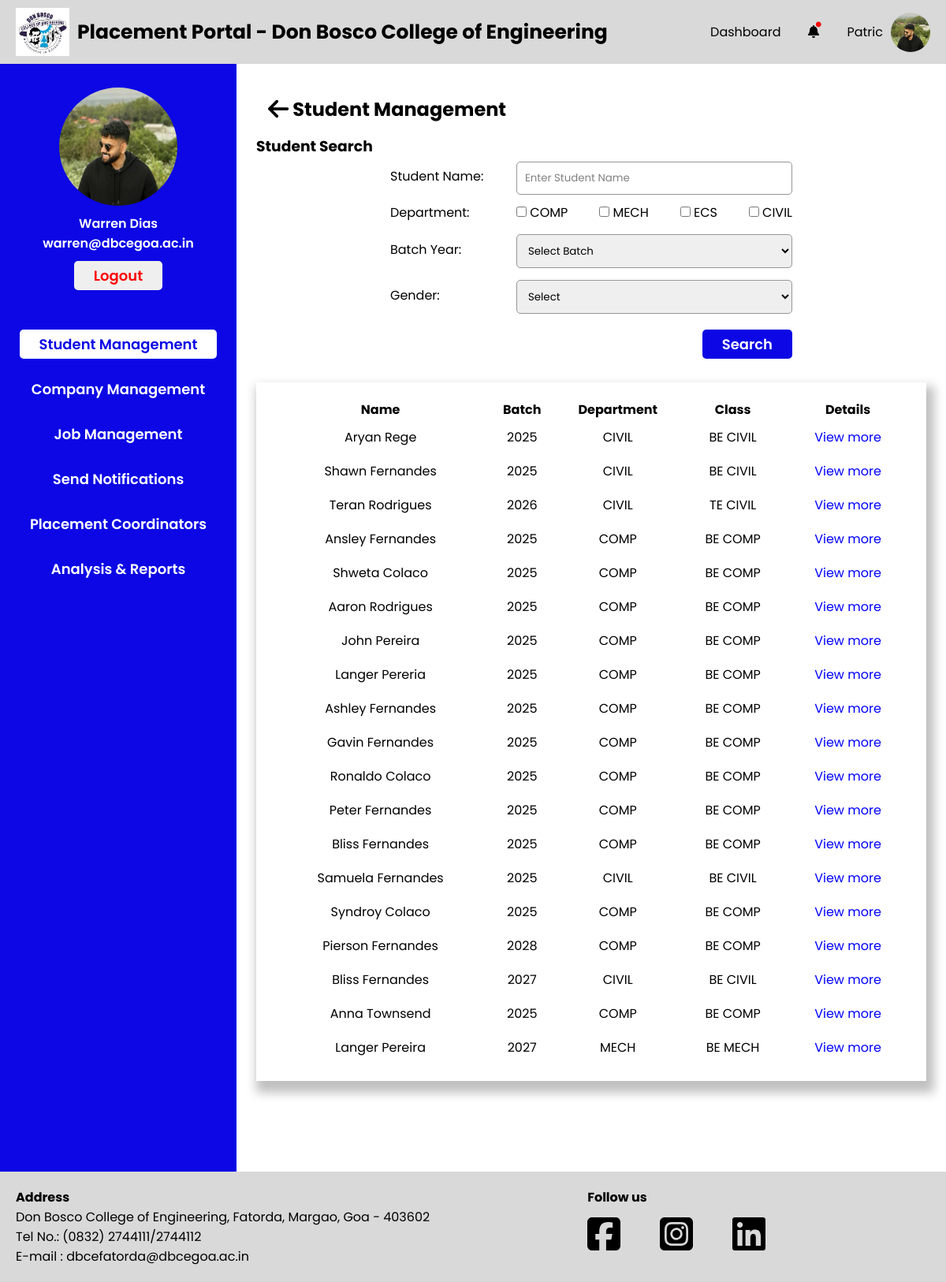
Page /PlacementCoordinator/student-management-search-students.php (signed in) on the committed database.
### tables this page shows
CREATE TABLE `placementcoordinator` (
  `PC_Email` varchar(255) NOT NULL,
  `PC_Fname` varchar(255) NOT NULL,
  `PC_Mname` varchar(255) NOT NULL,
  `PC_Lname` varchar(255) NOT NULL,
  `PC_Password` varchar(255) NOT NULL,
  `PC_Contact_no` varchar(20) NOT NULL,
  `PC_Profile_pic` varchar(255) NOT NULL,
  `PC_Dept_id` int(11) DEFAULT NULL,
  `PC_Status` enum('active','inactive') NOT NULL DEFAULT 'active'
);

CREATE TABLE `department` (
  `Dept_id` int(11) NOT NULL,
  `Dept_name` varchar(255) NOT NULL
);

CREATE TABLE `student` (
  `S_College_Email` varchar(255) NOT NULL,
  `S_Fname` varchar(255) NOT NULL,
  `S_Mname` varchar(255) NOT NULL,
  `S_Lname` varchar(255) NOT NULL,
  `S_Personal_Email` varchar(255) NOT NULL,
  `S_Address` text NOT NULL,
  `S_Phone_no` varchar(20) NOT NULL,
  `S_Roll_no` varchar(50) NOT NULL,
  `S_PR_No` varchar(50) NOT NULL,
  `S_10th_Perc` decimal(5,2) NOT NULL,
  `S_12th_Perc` decimal(5,2) NOT NULL,
  `S_Password` varchar(255) NOT NULL,
  `S_Resume` varchar(255) NOT NULL,
  `S_Profile_pic` varchar(255) NOT NULL,
  `S_10th_marksheet` varchar(255) NOT NULL,
  `S_12th_marksheet` varchar(255) NOT NULL,
  `S_Class_id` int(11) DEFAULT NULL,
  `S_Year_of_Admission` year(4) NOT NULL,
  `Gender` varchar(1) NOT NULL,
  `PLACED` varchar(10) NOT NULL DEFAULT 'No',
  `registration_complete` tinyint(4) NOT NULL DEFAULT 0
);

CREATE TABLE `class` (
  `Class_id` int(11) NOT NULL,
  `Class_name` varchar(255) NOT NULL,
  `Dept_id` int(11) DEFAULT NULL
);

### PlacementCoordinator/tpo-utility-functions.php (called while the page is built, shortened)
<?php
function fetchStudentsAll($isDeleted, $sname = null, $departments = [], $gender = null, $batch_year = null)
{
    global $conn;
    $table = $isDeleted ? 'deletedstudents' : 'student';
    $query = "SELECT s.S_College_Email as semail,S.S_Year_of_Admission as yoa, s.S_Fname as fname, s.S_Lname as lname, c.Class_name as cname, d.Dept_name as dname
              FROM $table as s
              INNER JOIN class as c ON c.Class_id = s.S_Class_id
              INNER JOIN department as d ON d.Dept_id = c.Dept_id
              WHERE 1=1";
    $params = [];
    $stmt = $conn->prepare($query);
    $stmt->execute();
    return $stmt->get_result();
}

### PlacementCoordinator/student-management-search-students.php (the view, shortened to what this page needs)
<?php
require "../conn.php";
include "./tpo-utility-functions.php";
global $conn;
if (isset($_POST["student-search-button"])) {
    $sname = !empty($_POST['sname']) ? $_POST['sname'] : null;
    $departments = !empty($_POST['departments']) ? $_POST['departments'] : [];
    $gender = !empty($_POST['gender']) ? $_POST['gender'] : null;
    $batch = !empty($_POST['batch_year']) ? $_POST['batch_year'] : null;
    $studentsResult = fetchStudentsAll(false, $sname, $departments, $gender,$batch);
    $studentSearch = true;
} else {
    $studentsResult = fetchStudentsAll(false);
}
?>
<!DOCTYPE html>
<html lang="en">
<head>
    <?php include './head.php' ?>
    <link rel="stylesheet" href="./css/student-management.css">
</head>
<body>
    <div id="wrapper">
        <?php include './header.php' ?>
        <div class="container">
            <?php include './sidebar.php' ?>
            <div class="main-container">
                <div class="main-container-header">
                    <h2 class="main-container-heading"><a href="./dashboard.html"><a href="./student-management.php"><i class="fa-solid fa-arrow-left fa-lg" style="color: #000000;"></i></a></a>
                        Student Management</h2>
                </div>
                <h3>Student Search</h3>
                <div class="form-adjust">
                    <form action="" method="post">
                        <div class="inputbox">
                            <label for="">Student Name:</label>
                            <input type="text" name="sname" placeholder="Enter Student Name">
                        </div>
                        <div class="departmentbox">
                            <label for="">Department:</label>
                            <div class="Checkbox">
                                <?php
                                $fetchDepartmentQuery = "SELECT Dept_name as dname FROM department;";
                                $fetchDepartment = $conn->prepare($fetchDepartmentQuery);
                                $fetchDepartment->execute();
                                $result = $fetchDepartment->get_result();
                                while ($row = $result->fetch_assoc()) {
                                    echo '<div>
                                            <input name="departments[]" value="' . htmlspecialchars($row["dname"]) . '" type="checkbox">
                                            <label for="">' . htmlspecialchars($row["dname"]) . '</label>
                                          </div>';
                                }
                                ?>
                            </div>
                        </div>
                        <div class="inputbox">
                            <label for="batch_year">Batch Year:</label>
                            <select name="batch_year" id="batch_year">
                                <option value="" selected>Select Batch</option>
                            </select>
                        </div>
                        <div class="inputbox">
                            <label for="">Gender:</label>
                            <select name="gender" id="">
                                <option value="" selected>Select</option>
                            </select>
                        </div>
                        <div class="search-button-container">
                            <button name="student-search-button" class="search-button">Search</button>
                        </div>
                    </form>
                </div>
                <div class="sections">
                    <table>
                        <tr>
                            <th>Name</th>
                            <th>Batch</th>
                            <th>Department</th>
                            <th>Class</th>
                            <th>Details</th>
                        </tr>
                        <?php
                        while ($student = $studentsResult->fetch_assoc()) {
                            echo '<tr>
                                <td>' . htmlspecialchars($student["fname"]) . ' ' . htmlspecialchars($student["lname"]) . '</td>
                                <td>' . (int) htmlspecialchars($student["yoa"])+4 . '</td>
                                <td>' . htmlspecialchars($student["dname"]) . '</td>
                                <td>' . htmlspecialchars($student["cname"]) . '</td>
                                <td><a href="student-management-view-student.php?semail=' . $student["semail"] . '">View more</a></td>
                            </tr>';
                        }
                        ?>
                    </table>
                </div>
            </div>
        </div>
        <?php include './footer.php' ?>
    </div>
</body>
</html>

### PlacementCoordinator/sidebar.php (shortened to what this page needs)
<?php
global $conn;
if (isset($_SESSION["user_type"]) && isset($_SESSION["user_email"])) {
    $useremail = $_SESSION["user_email"];
    $fetchStudentQuery = "SELECT PC_Email,PC_Fname,PC_Lname,PC_Profile_pic from placementcoordinator
WHERE PC_Email= ?;";
    $fetchStudent = $conn->prepare($fetchStudentQuery);
    $fetchStudent->bind_param("s", $useremail);
    $fetchStudent->execute();
    $result = $fetchStudent->get_result();
    if ($result->num_rows > 0) {
        $userInfo = $result->fetch_assoc();
        $userName = htmlspecialchars($userInfo['PC_Fname'] . ' ' . $userInfo['PC_Lname']);
        $userProfilePic = htmlspecialchars($userInfo['PC_Profile_pic']);
        $userEmail = htmlspecialchars($useremail);
        echo '<div class="side-bar-container">
    <div class="fixed-container">
        <div class="top-container">
            <img src="../Data/Placement_Coordinators/Profile_Images/'.$userProfilePic.'" alt="">
            <p>'.$userName.'</p>
            <p>'.$userEmail.'</p>
            <a href="../logout.php"><button id="logout">Logout</button></a>
        </div>
        <div class="bottom-container">
            <a href="./student-management.php"><button id="studentmanagement">Student Management</button></a>
            <a href="./company.php"><button id="companymanagement">Company Management</button></a>
            <a href="./job-management.php"><button id="jobmanagement">Job Management</button></a>
            <a href="./notifications.php"><button id="notifications">Send Notifications</button></a>
            <a href="./Placement-Coordinator.php"><button id="placementcoordinator">Placement Coordinators</button></a>
            <a href="./analysis-and-report.php"><button id="analysisreport">Analysis & Reports</button></a>
        </div>
    </div>
</div>';
} else {
    }
} else {
    echo "Session variables not set.";
}

### PlacementCoordinator/css/footer.css (style rules this page uses)
a { all: unset; }

### PlacementCoordinator/css/sidebar.css (style rules this page uses)
.side-bar-container { width: 25%; background-color: var(--primary-blue); padding-bottom: 50px; }
.fixed-container { position: -webkit-sticky; position: sticky; top: 30px; }
.top-container { margin-top: 30px; display: flex; flex-direction: column; align-items: center; }
.top-container img { width: 150px; height: 150px; border-radius: 50%; margin-bottom: 10px; }
.top-container p { color: var(--primary-white); font-weight: 600; }
#logout { margin-top: 10px; padding-block: 5px; padding-inline: 25px; border-radius: 5px; border: none; font-weight: 600; font-size: 18px; cursor: pointer; color: red; }
.bottom-container { margin-top: 50px; display: flex; flex-direction: column; align-items: center; gap: 20px; }
.bottom-container button { padding: 5px 25px; border-radius: 5px; border: none; font-weight: 600; font-size: 18px; cursor: pointer; color: var(--primary-white); background-color: var(--primary-blue); }

### PlacementCoordinator/css/root.css (style rules this page uses)
*,*::after,*::before { padding: 0; margin: 0; box-sizing: border-box; font-family: "Poppins", sans-serif; }
:root { --primary-blue : #0C07E4; --primary-grey : #d9d9d9; --primary-white : white; --primary-red : #FB1616; --secondary-grey : #969696; }

### PlacementCoordinator/css/student-management.css (style rules this page uses)
#wrapper { position: relative; }
.container { width: 100%; display:flex ; }
#studentmanagement { color: var(--primary-blue); background-color: var(--primary-white); }
.main-container { width: 75%; padding: 25px; margin-bottom: 50px; }
.main-container-heading > a { cursor: pointer; }
.main-container-header { display: flex; justify-content: space-between; align-items: center; padding: 15px; }
.sections { position: relative; margin-top: 30px; box-shadow: 5px 10px 12.3px 5px rgba(0, 0, 0, .25); padding: 20px; margin-bottom: 40px; }
.form-adjust { width: 60%; margin: 0 auto; }
.inputbox { display: flex; justify-content: space-between; align-items: center; margin-bottom: 10px; }
.departmentbox { display: flex; justify-content: space-between; align-items: center; margin-bottom: 10px; }
.Checkbox { width: 350px; display:flex; justify-content: space-between; }
.inputbox input, select { border: 1px solid var(--secondary-grey); width: 350px; padding: 10px; border-radius: 5px; margin-top: 5px; outline: none; }
.inputbox input::placeholder { color:grey; }
.sections table { width: 100%; }
.sections td { padding: 8px; text-align: center; }
.sections a { cursor: pointer; color: blue; }
.search-button { padding-block: 5px; padding-inline: 25px; border-radius: 5px; border: none; font-weight: 600; font-size: 18px; cursor: pointer; background-color: var(--primary-blue); color: var(--primary-white); }
.search-button-container { margin-top:20px; display:flex; justify-content: flex-end; }

### rows in the picture
placementcoordinator: PC_Profile_pic (picture), userName "Warren Dias"
department: Dept_name "COMP"
department: Dept_name "MECH"
department: Dept_name "ECS"
department: Dept_name "CIVIL"
student: S_Fname "Aryan", S_Lname "Rege", (int) htmlspecialchars($student["yoa"])+4 "2025", department.Dept_name "CIVIL", S_Class.Class_name "BE CIVIL"
student: S_Fname "Shawn", S_Lname "Fernandes", (int) htmlspecialchars($student["yoa"])+4 "2025", department.Dept_name "CIVIL", S_Class.Class_name "BE CIVIL"
student: S_Fname "Teran", S_Lname "Rodrigues", (int) htmlspecialchars($student["yoa"])+4 "2026", department.Dept_name "CIVIL", S_Class.Class_name "TE CIVIL"
student: S_Fname "Ansley", S_Lname "Fernandes", (int) htmlspecialchars($student["yoa"])+4 "2025", department.Dept_name "COMP", S_Class.Class_name "BE COMP"
student: S_Fname "Shweta", S_Lname "Colaco", (int) htmlspecialchars($student["yoa"])+4 "2025", department.Dept_name "COMP", S_Class.Class_name "BE COMP"
student: S_Fname "Aaron", S_Lname "Rodrigues", (int) htmlspecialchars($student["yoa"])+4 "2025", department.Dept_name "COMP", S_Class.Class_name "BE COMP"
student: S_Fname "John", S_Lname "Pereira", (int) htmlspecialchars($student["yoa"])+4 "2025", department.Dept_name "COMP", S_Class.Class_name "BE COMP"
student: S_Fname "Langer", S_Lname "Pereria", (int) htmlspecialchars($student["yoa"])+4 "2025", department.Dept_name "COMP", S_Class.Class_name "BE COMP"
student: S_Fname "Ashley", S_Lname "Fernandes", (int) htmlspecialchars($student["yoa"])+4 "2025", department.Dept_name "COMP", S_Class.Class_name "BE COMP"
student: S_Fname "Gavin", S_Lname "Fernandes", (int) htmlspecialchars($student["yoa"])+4 "2025", department.Dept_name "COMP", S_Class.Class_name "BE COMP"
student: S_Fname "Ronaldo", S_Lname "Colaco", (int) htmlspecialchars($student["yoa"])+4 "2025", department.Dept_name "COMP", S_Class.Class_name "BE COMP"
student: S_Fname "Peter", S_Lname "Fernandes", (int) htmlspecialchars($student["yoa"])+4 "2025", department.Dept_name "COMP", S_Class.Class_name "BE COMP"
student: S_Fname "Bliss", S_Lname "Fernandes", (int) htmlspecialchars($student["yoa"])+4 "2025", department.Dept_name "COMP", S_Class.Class_name "BE COMP"
student: S_Fname "Samuela", S_Lname "Fernandes", (int) htmlspecialchars($student["yoa"])+4 "2025", department.Dept_name "CIVIL", S_Class.Class_name "BE CIVIL"
student: S_Fname "Syndroy", S_Lname "Colaco", (int) htmlspecialchars($student["yoa"])+4 "2025", department.Dept_name "COMP", S_Class.Class_name "BE COMP"
student: S_Fname "Pierson", S_Lname "Fernandes", (int) htmlspecialchars($student["yoa"])+4 "2028", department.Dept_name "COMP", S_Class.Class_name "BE COMP"
student: S_Fname "Bliss", S_Lname "Fernandes", (int) htmlspecialchars($student["yoa"])+4 "2027", department.Dept_name "CIVIL", S_Class.Class_name "BE CIVIL"
student: S_Fname "Anna", S_Lname "Townsend", (int) htmlspecialchars($student["yoa"])+4 "2025", department.Dept_name "COMP", S_Class.Class_name "BE COMP"
student: S_Fname "Langer", S_Lname "Pereira", (int) htmlspecialchars($student["yoa"])+4 "2027", department.Dept_name "MECH", S_Class.Class_name "BE MECH"

### other values in the picture
$userEmail "warren@dbcegoa.ac.in"
